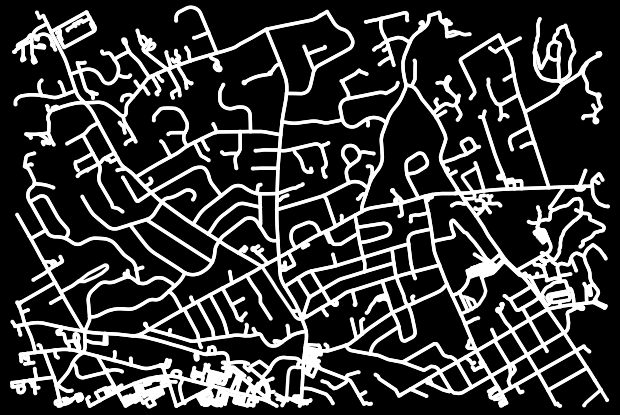
#> input picture test_imgs/street.png, 620 x 415 px
$ python run.py
#> lines starting #> are read from the running program, lines starting #| are printed output that depends on the picture
import subprocess
from PIL import Image
import numpy as np
from matplotlib import pyplot as plt
import os
import osmnx as ox
from math import radians, sin, cos, sqrt, atan2
from scipy.spatial.distance import cdist

def prepare(image_path, new_width):
    threshold = 128 #doesn't matter for black and white inputs, for colored inputs mess around with this value to get correct polarization between walls and space
    image = Image.open(image_path)
    original_width, original_height = image.size
    image_array = np.array(image.convert("L"))
    resized_height = int(new_width * image_array.shape[0] / image_array.shape[1])
    image_array = np.array(Image.fromarray(image_array).resize((new_width, resized_height), resample=Image.BOX))
    arr = (image_array < threshold).astype(int)
    arr[arr == 1] = -1
    return arr

# [32 lines left out: function finish, not called in this run]

def write_array_to_file(array, filename):
    with open(filename, 'w') as f:
        rows, cols = array.shape
        for row in range(rows):
            for col in range(cols):
                f.write(f"{array[row][col]} ")
            f.write("\n")

def read_array_from_file(filename):
    with open(filename, 'r') as f:
        array = []
        for line in f:
            array.append([int(x) for x in line.split()])
    return np.array(array)

# [18 lines left out: function save_street_network_image, not called in this run]

def run_c_program(rows, cols):
    range_val = 10 # work in progress, don't mind it
    subprocess.run(['./process', str(rows), str(cols), str(range_val), 'input.txt'])

def run(image_path, new_width):
    print("Processing...")
    array = prepare(image_path, new_width)
    rows, cols = array.shape
    write_array_to_file(array, 'input.txt')
    run_c_program(rows, cols,)
    result_array = read_array_from_file('data.txt')
    finish(result_array)
    print("Done!")

if __name__ == "__main__":
    image_path = 'test_imgs/street.png'  # Change this to your image path
    new_width = 200
    type = input("Type '1' if you are using coordinates, type '2' if you are using a custom image: ")
#> the answer given: test_imgs/street.png
    if type == "1":
        max_coords = (float(input("Max Latitude: ")), float(input("Max Longitude: ")))
        min_coords = (float(input("Min Latitude: ")), float(input("Min Longitude: ")))
        width = int(input("Width: "))
        image_path = "test_imgs/street.png"
        print("Loading streets...")
        bounds = (min_coords[0], min_coords[1], max_coords[0], max_coords[1])
        save_street_network_image(bounds[2], bounds[0], bounds[3], bounds[1], image_path)
        run(image_path, width)
    else:
        image_path = input("Image Path: ")
#> the answer given: test_imgs/street.png
        width = int(input("Width (pixels): "))
#> the answer given: 100
        run(image_path, width)
#> in prepare, image is the input picture: PIL image 620x415 RGBA; mean R, G, B, A 57.4, 57.4, 57.4, 255
#> in prepare, `image_array = np.array(Image.fromarray(image_array).resize((new_width,..`:
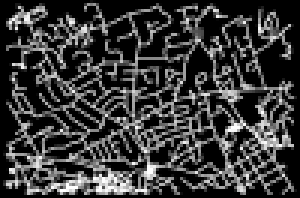
#> image_array: shape (66, 100) (shown 3 times larger); min 0, max 255, mean 57.5
#> in prepare, `arr = (image_array < threshold).astype(int)`:
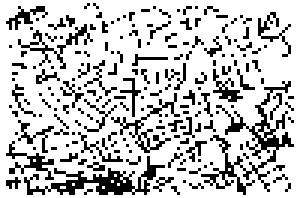
#> arr: shape (66, 100) int64 (shown 3 times larger); values 0 (black) and 1 (white), 76.9% white; black in thin lines or dots
#> in prepare, `arr[arr == 1] = -1`: arr: shape (66, 100) int64; values -1 (black) and 0 (white), 23.1% white in thin lines or dots
#> (the run stopped early here; a loop or call above may not have finished)
